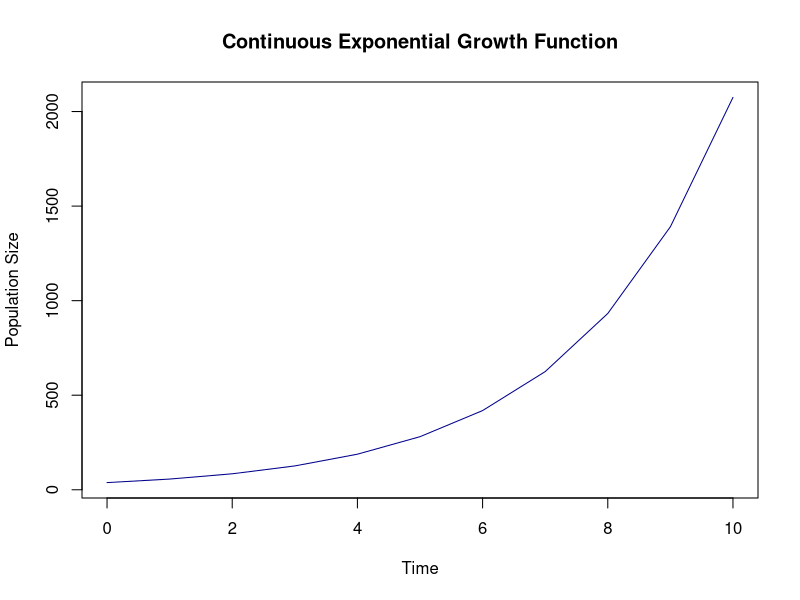
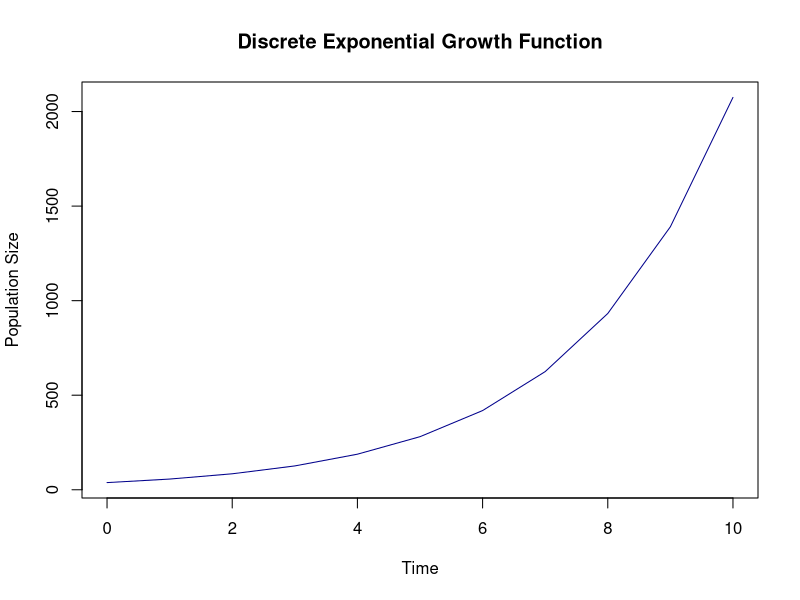
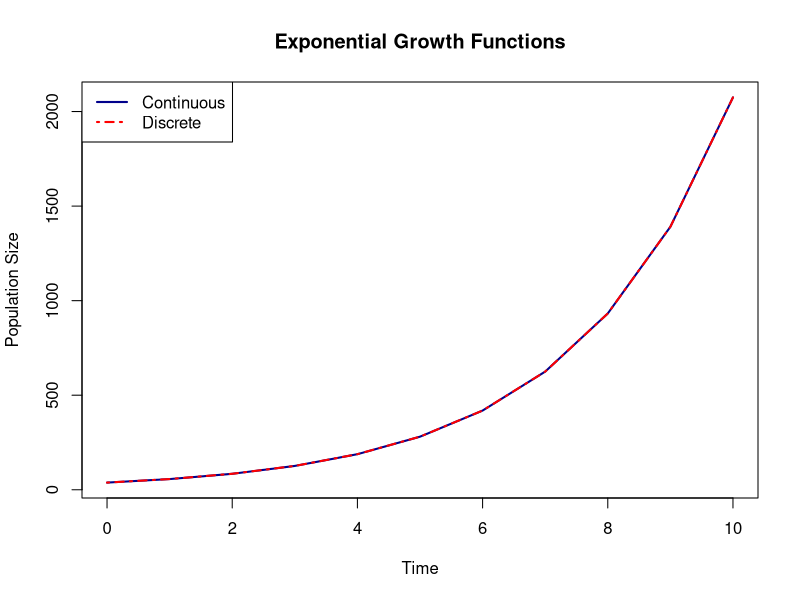
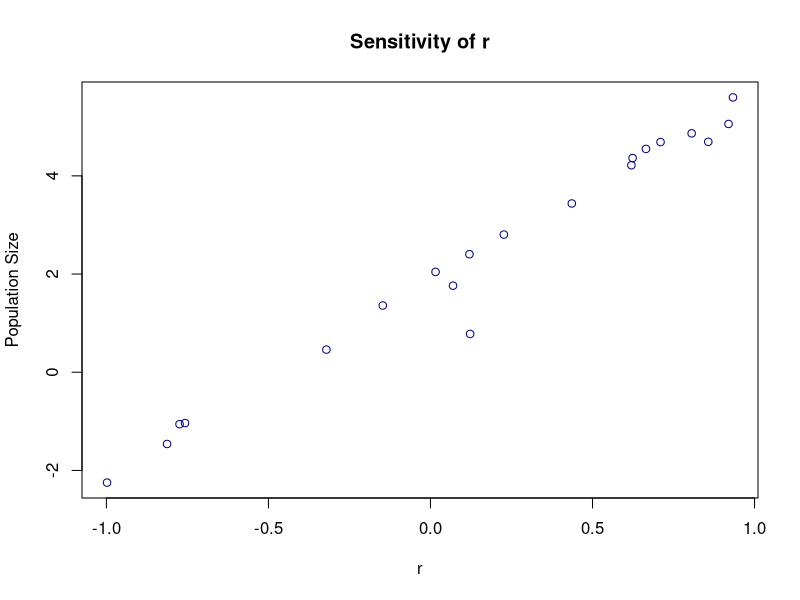

These charts were generated, in order, by the following R code: (Note: this script raises an error after producing the figures.)
## ---- chunk 1
knitr::opts_chunk$set(echo = TRUE)
## ---- chunk 2
# Define a continuous exponential growth function
con_exp_growth <- function(N_initial, r, NT){
  t_cont = 0:NT
  N = N_initial * exp(r*t_cont)
  return(N)
}

# Set initial conditions
r = 0.4
N_initial = 38
NT = 10

# Call function and graph
N = con_exp_growth(N_initial, r, NT)
plot(0:NT, N, type = 'l', main = "Continuous Exponential Growth Function", xlab = "Time", ylab = "Population Size", col = "DarkBlue")
## ---- chunk 3
# Define a discrete exponential growth function
dis_exp_growth <- function(N_initial, r, NT){
  R = exp(r)
  t_dis = 0:NT
  N = rep(N_initial,NT+1)
  
  for(t in 1:NT){
    N[t+1] = R*N[t]
  }
  return(N)
}

# Set initial conditions
r = 0.4
N_initial = 38
NT = 10

# Call function and graph
N = dis_exp_growth(N_initial, r, NT)
plot(0:NT, N, type = 'l', main = "Discrete Exponential Growth Function", xlab = "Time", ylab = "Population Size", col = "DarkBlue")
## ---- chunk 4
# Define a doubling time function
doubling_time <- function(r){
  double_time = (exp(2))/r
  return(double_time)
}

# Set initial conditions
r = 0.4

# Call function and output answer
double_time = doubling_time(r)
rounded_double_time = round(double_time,2)
print(paste("The doubling time according to both the discrete and continuous functions is", rounded_double_time))
## ---- chunk 5
# Set initial conditions
r = 0.4
N_initial = 38
NT = 10

# Call functions
N_con = con_exp_growth(N_initial, r, NT)
N_dis = dis_exp_growth(N_initial, r, NT)

# Graph both functions
plot(0:NT, N_con, type = 'l', main = "Exponential Growth Functions", xlab = "Time", ylab = "Population Size", col = "DarkBlue", lwd = 2)
lines(0:NT, N_dis, type = 'l', main = "Exponential Growth Functions", xlab = "Time", ylab = "Population Size", col = "Red", lty = 4, lwd = 2)
legend("topleft", legend = c("Continuous","Discrete"), col = c("DarkBlue","Red"), lty = c(1,4), lwd = c(2,2))
## ---- chunk 6
# Initial Conditions
i = 20
NT = 10
r = runif(i, -1, 1)
N_initial = sample(1:100, i, replace = TRUE)

# Create Vectors
N_ten = rep(0,NT)
r_ten = rep(0,NT)
N_initial_ten = rep(0,NT)

# Find the 10th value for each set of conditions
for(x in 0:i){
  N = con_exp_growth(N_initial[x], r[x], NT)
  N_ten[x] = N[10]
  r_ten[x] = r[x]
  N_initial_ten = N_initial[x]
}

# Log Data
log_N_ten = log10(N_ten)

# Plot Data
plot(r_ten, log_N_ten, type = 'p', xlim = range(r_ten), ylim = range(log_N_ten), main = "Sensitivity of r", xlab = "r", ylab = "Population Size", col = "DarkBlue", lwd = 1)

plot(N_initial_ten, log_N_ten, type = 'p', xlim = range(N_initial_ten), ylim = range(log_N_ten), main = "Sensitivity of Initial Population Size", xlab = "Initial Population Size", ylab = "Population Size", col = "DarkBlue", lwd = 1)

## ---- chunk 7
# Define a discrete logistic growth function
dis_log_growth <- function(N_initial, r, NT, K){
  t_dis = 0:NT
  N = rep(N_initial,NT+1)
  
  for(t in 1:(NT-1)){
    N[t+1] = N[t] + r*N[t]*(1-N[t]/K)
  }
  return(N)
}

# Set initial conditions
r = 0.3
N_initial = 2
NT = 52
K = 250

# Call function and graph
N = dis_log_growth(N_initial, r, NT, K)
plot(0:NT, N, type = 'l', main = "Discrete Logistic Growth Function", xlab = "Time", ylab = "Population Size", col = "DarkBlue")
## ---- chunk 8
# Define a function to break once K is surpassed
find_K <- function(N,K){
  K = K-0.5
  
  for(x in 1:length(N)){
    if(N[x]>K){
      return(x)
    }
  }
}

# Set initial conditions
r = 0.3
N_initial = 2
NT = 52
K = 250

# Call function
N = dis_log_growth(N_initial, r, NT, K)
weeks_K = find_K(N,K)
weeks_K
## ---- chunk 9
# Define a function to find the Max Growth Rate
max_growth_rate <- function(K){
  return(K/2)
}

# Define a function to find the Population Size at MGR
pop_size_MGR <- function(r,K){
  return((r*K)/4)
}

# Set initial conditions
r = 0.3
N_initial = 2
NT = 52
K = 250

# Call function
MGR = max_growth_rate(K)
MGR

pop_size = pop_size_MGR(MGR,K)
pop_size
